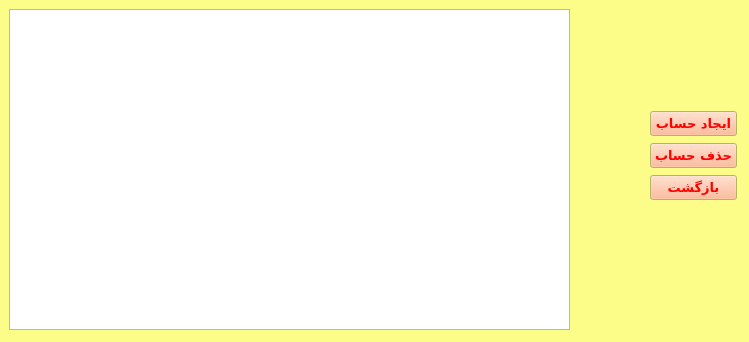
<?xml version="1.0" encoding="UTF-8"?>
<ui version="4.0">
 <class>BankAccount</class>
 <widget class="QWidget" name="BankAccount">
  <property name="geometry">
   <rect>
    <x>0</x>
    <y>0</y>
    <width>749</width>
    <height>342</height>
   </rect>
  </property>
  <property name="palette">
   <palette>
    <active>
     <colorrole role="Button">
      <brush brushstyle="SolidPattern">
       <color alpha="255">
        <red>255</red>
        <green>170</green>
        <blue>127</blue>
       </color>
      </brush>
     </colorrole>
     <colorrole role="ButtonText">
      <brush brushstyle="SolidPattern">
       <color alpha="255">
        <red>255</red>
        <green>0</green>
        <blue>0</blue>
       </color>
      </brush>
     </colorrole>
     <colorrole role="Base">
      <brush brushstyle="SolidPattern">
       <color alpha="255">
        <red>255</red>
        <green>255</green>
        <blue>255</blue>
       </color>
      </brush>
     </colorrole>
     <colorrole role="Window">
      <brush brushstyle="SolidPattern">
       <color alpha="255">
        <red>252</red>
        <green>252</green>
        <blue>137</blue>
       </color>
      </brush>
     </colorrole>
    </active>
    <inactive>
     <colorrole role="Button">
      <brush brushstyle="SolidPattern">
       <color alpha="255">
        <red>255</red>
        <green>170</green>
        <blue>127</blue>
       </color>
      </brush>
     </colorrole>
     <colorrole role="ButtonText">
      <brush brushstyle="SolidPattern">
       <color alpha="255">
        <red>255</red>
        <green>0</green>
        <blue>0</blue>
       </color>
      </brush>
     </colorrole>
     <colorrole role="Base">
      <brush brushstyle="SolidPattern">
       <color alpha="255">
        <red>255</red>
        <green>255</green>
        <blue>255</blue>
       </color>
      </brush>
     </colorrole>
     <colorrole role="Window">
      <brush brushstyle="SolidPattern">
       <color alpha="255">
        <red>252</red>
        <green>252</green>
        <blue>137</blue>
       </color>
      </brush>
     </colorrole>
    </inactive>
    <disabled>
     <colorrole role="Button">
      <brush brushstyle="SolidPattern">
       <color alpha="255">
        <red>255</red>
        <green>170</green>
        <blue>127</blue>
       </color>
      </brush>
     </colorrole>
     <colorrole role="ButtonText">
      <brush brushstyle="SolidPattern">
       <color alpha="255">
        <red>120</red>
        <green>120</green>
        <blue>120</blue>
       </color>
      </brush>
     </colorrole>
     <colorrole role="Base">
      <brush brushstyle="SolidPattern">
       <color alpha="255">
        <red>252</red>
        <green>252</green>
        <blue>137</blue>
       </color>
      </brush>
     </colorrole>
     <colorrole role="Window">
      <brush brushstyle="SolidPattern">
       <color alpha="255">
        <red>252</red>
        <green>252</green>
        <blue>137</blue>
       </color>
      </brush>
     </colorrole>
    </disabled>
   </palette>
  </property>
  <property name="windowTitle">
   <string>Form</string>
  </property>
  <widget class="QTableView" name="tableView">
   <property name="geometry">
    <rect>
     <x>9</x>
     <y>9</y>
     <width>561</width>
     <height>321</height>
    </rect>
   </property>
  </widget>
  <widget class="QWidget" name="layoutWidget">
   <property name="geometry">
    <rect>
     <x>650</x>
     <y>110</y>
     <width>87</width>
     <height>92</height>
    </rect>
   </property>
   <layout class="QVBoxLayout" name="verticalLayout">
    <item>
     <widget class="QPushButton" name="pushButton">
      <property name="font">
       <font>
        <family>NPWLYaghout Bold</family>
        <pointsize>10</pointsize>
        <weight>75</weight>
        <bold>true</bold>
       </font>
      </property>
      <property name="text">
       <string>ایجاد حساب</string>
      </property>
     </widget>
    </item>
    <item>
     <widget class="QPushButton" name="pushButton_2">
      <property name="font">
       <font>
        <family>NPWLYaghout Bold</family>
        <pointsize>10</pointsize>
        <weight>75</weight>
        <bold>true</bold>
       </font>
      </property>
      <property name="text">
       <string>حذف حساب</string>
      </property>
     </widget>
    </item>
    <item>
     <widget class="QPushButton" name="pushButton_4">
      <property name="font">
       <font>
        <family>Nirmala UI</family>
        <pointsize>10</pointsize>
        <weight>75</weight>
        <bold>true</bold>
       </font>
      </property>
      <property name="text">
       <string>بازگشت</string>
      </property>
     </widget>
    </item>
   </layout>
  </widget>
 </widget>
 <resources/>
 <connections/>
</ui>
